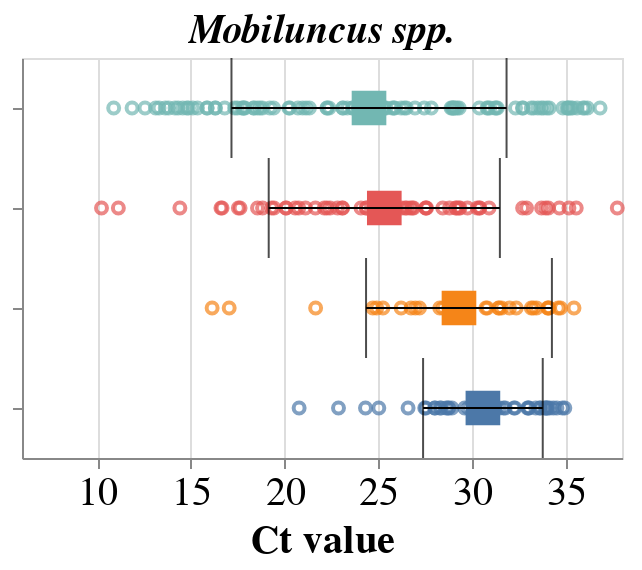

Notebook cell for this chart:
### Code cell
lacto = dis_df[(dis_df['Gene'] == 'Mobiluncus spp.') & (dis_df['Agreement2'] == 'Concordant')]
order=['Positive (7-10)','Positive (4-6 with Clue cells)','Negative (4-6 without Clue cells)','Negative (0-3)']

title=alt.TitleParams('Mobiluncus spp.', fontSize=20, fontStyle='Italic')
                                                
lacto_point_bv= alt.Chart(lacto, title=title).mark_point().encode(alt.X('CT:Q', title='Ct value', scale=alt.Scale(domain=[6,38]),axis=alt.Axis(labelAngle=0, labelFontSize=20, titleFontSize=20, grid=True,)),
                                                      alt.Y('BV_reviewed_score_sg:N' ,sort=order, axis=alt.Axis(labels=False,labelFontSize=16, titleFontSize=20, grid=False , labelLimit=900)), 
                                                    alt.Color('BV_reviewed_score_sg:N', legend=None))                                                 


lacto_mean_bv = alt.Chart(lacto).mark_square(size=300).encode(alt.X('mean(CT):Q', title='Ct value',  scale=alt.Scale(domain=[6,38]),axis=alt.Axis(labelAngle=45, labelFontSize=20, titleFontSize=20, grid=True,)),
                                                         alt.Y('BV_reviewed_score_sg:N' ,sort=order, axis=alt.Axis(labels=False,labelFontSize=16, titleFontSize=20, grid=False )),
                                                             alt.Color('BV_reviewed_score_sg:N', legend=None))

error_bars = alt.Chart(lacto).mark_errorbar(extent='stdev',ticks=True, color='black').encode(alt.X('CT:Q', title='Ct value',scale=alt.Scale(domain=[6,38]), axis=alt.Axis(labelAngle=45, labelFontSize=20, titleFontSize=20, grid=True,)),
                                                      alt.Y('BV_reviewed_score_sg:N', sort=order, title= None, axis=alt.Axis(labels=False,labelFontSize=16, titleFontSize=20, grid=False)))

lacto_chart =(lacto_point_bv+ lacto_mean_bv+error_bars ).properties(width=300, height=200).configure_axisY(titleX=-250)
lacto_chart

### Figure 1 — Vega-Lite specification as saved in the notebook (floating-point values rounded to 4 significant figures; data arrays with more than 128 entries replaced by an {"elided": "..."} marker saying what was removed)
{"config": {"view": {"continuousWidth": 400, "continuousHeight": 300}, "axisY": {"titleX": -250}}, "layer": [{"mark": "point", "encoding": {"color": {"field": "BV_reviewed_score_sg", "legend": null, "type": "nominal"}, "x": {"axis": {"grid": true, "labelAngle": 0, "labelFontSize": 20, "titleFontSize": 20}, "field": "CT", "scale": {"domain": [6, 38]}, "title": "Ct value", "type": "quantitative"}, "y": {"axis": {"grid": false, "labelFontSize": 16, "labelLimit": 900, "labels": false, "titleFontSize": 20}, "field": "BV_reviewed_score_sg", "sort": ["Positive (7-10)", "Positive (4-6 with Clue cells)", "Negative (4-6 without Clue cells)", "Negative (0-3)"], "type": "nominal"}}, "title": {"text": "Mobiluncus spp.", "fontSize": 20, "fontStyle": "Italic"}}, {"mark": {"type": "square", "size": 300}, "encoding": {"color": {"field": "BV_reviewed_score_sg", "legend": null, "type": "nominal"}, "x": {"aggregate": "mean", "axis": {"grid": true, "labelAngle": 45, "labelFontSize": 20, "titleFontSize": 20}, "field": "CT", "scale": {"domain": [6, 38]}, "title": "Ct value", "type": "quantitative"}, "y": {"axis": {"grid": false, "labelFontSize": 16, "labels": false, "titleFontSize": 20}, "field": "BV_reviewed_score_sg", "sort": ["Positive (7-10)", "Positive (4-6 with Clue cells)", "Negative (4-6 without Clue cells)", "Negative (0-3)"], "type": "nominal"}}}, {"mark": {"type": "errorbar", "color": "black", "extent": "stdev", "ticks": true}, "encoding": {"x": {"axis": {"grid": true, "labelAngle": 45, "labelFontSize": 20, "titleFontSize": 20}, "field": "CT", "scale": {"domain": [6, 38]}, "title": "Ct value", "type": "quantitative"}, "y": {"axis": {"grid": false, "labelFontSize": 16, "labels": false, "titleFontSize": 20}, "field": "BV_reviewed_score_sg", "sort": ["Positive (7-10)", "Positive (4-6 with Clue cells)", "Negative (4-6 without Clue cells)", "Negative (0-3)"], "title": null, "type": "nominal"}}}], "data": {"name": "data-ca8edec0404c78b66181c4bd9b6edf1d"}, "height": 200, "width": 300, "$schema": "https://vega.github.io/schema/vega-lite/v4.17.0.json", "datasets": {"data-ca8edec0404c78b66181c4bd9b6edf1d": {"elided": "328 records"}}}
